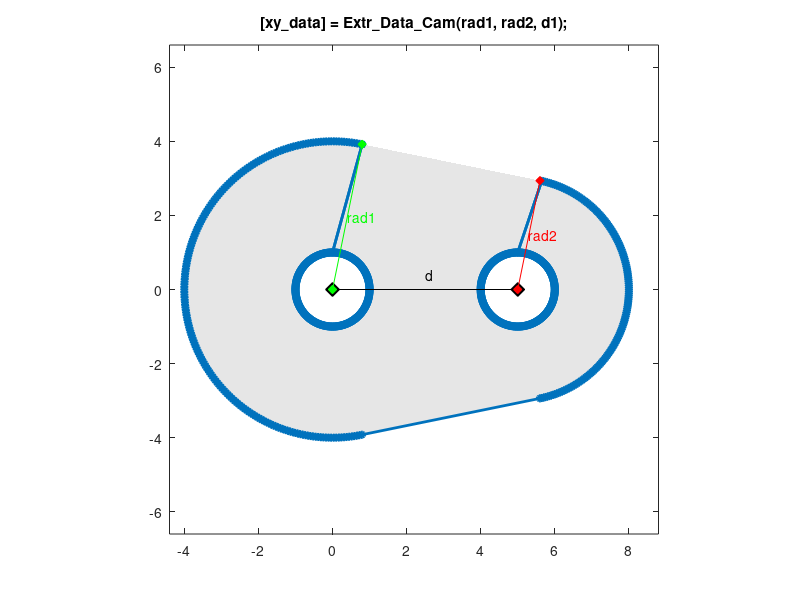

Source code (MATLAB):
function [xy_data] = Extr_Data_Cam_Circles(rad1, rad2, d, radh1, radh2, varargin)
%Extr_Data_Cam_Circles Produce extrusion data for a cam formed from two circles.
%   [xy_data] = Extr_Data_Cam_Circles(rad1, rad2, d, radh1, radh2)
%   This function returns x-y data for a cam formed from two circles
%   that are connected by lines tangent to the circles.
%
%   You can specify:
%       Radius, circle 1                       rad1
%       Radius, circle 2                       rad2
%       Distance between circle centers	d
%       Radius of hole at center of circle 1   radh1
%       Radius of hole at center of circle 2   radh2
%
%   To see a plot showing parameter values, enter the name
%   of the function with no arguments
%   >> Extr_Data_Cam_Circles
%
%   To see a plot created with your parameter values,
%   add 'plot' as the final argument
%   >> Extr_Data_Cam_Circles(4,3,5,1,0,'plot')

% Copyright 2012-2017 The MathWorks, Inc.

% Default data to show diagram
if (nargin == 0)
    rad1 = 4;
    rad2 = 3;
    d = 5;
    radh1 = 1;
    radh2 = 1; 
end

% Check if plot should be produced
if (isempty(varargin))
    showplot = 'n';
else
    showplot = varargin;
end

% Calculate angle for external tangent
theta1 = acos((rad1-rad2)/d)*180/pi;

% Start circle at 90 degrees to avoid self-intersecting polygons
theta_cir = [90:1:360+90]'*pi/180;
unit_cir = [cos(theta_cir), sin(theta_cir)];

% Calculate extrusion data
% Arc for rad1
theta_r1 = [(theta1:1:360-theta1)]'*pi/180;
unit_arc = [cos(theta_r1), sin(theta_r1)];
xy_data1 = [rad1 * unit_arc];
if(radh1>0)
    % Circle for radh1
    xy_data1 = [xy_data1(1,:);radh1 * flipud(unit_cir);xy_data1];
end

% Arc for rad2
theta_r2 = [(-theta1:1:theta1)]'*pi/180;
unit_arc = [cos(theta_r2), sin(theta_r2)];
xy_data2 = [rad2 * unit_arc]+repmat([d 0],size(unit_arc,1),1);
if(radh2>0)
    % Circle for radh2
    xy_data2 = [xy_data2;radh2 * flipud(unit_cir)+repmat([d 0],size(unit_cir,1),1);xy_data2(end,:)];
end

xy_data = [xy_data1;xy_data2];

% Plot diagram to show parameters and extrusion
if (nargin == 0 || strcmpi(showplot,'plot'))
    
    % Figure name
    figString = ['h1_' mfilename];
    % Only create a figure if no figure exists
    figExist = 0;
    fig_hExist = evalin('base',['exist(''' figString ''')']);
    if (fig_hExist)
        figExist = evalin('base',['ishandle(' figString ') && strcmp(get(' figString ', ''type''), ''figure'')']);
    end
    if ~figExist
        fig_h = figure('Name',figString);
        assignin('base',figString,fig_h);
    else
        fig_h = evalin('base',figString);
    end
    figure(fig_h)
    clf(fig_h)
    
    % Plot extrusion data
    patch(xy_data(:,1),xy_data(:,2),[1 1 1]*0.90,'EdgeColor','none');
    hold on
    plot(xy_data(:,1),xy_data(:,2),'-','Marker','o','MarkerSize',4,'LineWidth',2);
    axis('square');
    axis([-rad1 d+rad2 [-1 1]*(rad1+d+rad2)/2]*1.1);
    
    % Show parameters
    hold on
    plot([0 d],[0 0],'k-d','MarkerFaceColor','k','MarkerSize',10);
    text(d/2,0.1*max(rad1,rad2),'d');
    
    plot([d d+rad2*cos(theta1*pi/180)],[0 rad2*sin(theta1*pi/180)],'r-d','MarkerFaceColor','r');
    text(d+rad2*cos(theta1*pi/180)/2,rad2*sin(theta1*pi/180)/2,'{\color{red}rad2}');
    
    plot([0 rad1*cos(theta1*pi/180)],[0 rad1*sin(theta1*pi/180)],'g-d','MarkerFaceColor','g');
    text(rad1*cos(theta1*pi/180)/2,rad1*sin(theta1*pi/180)/2,'{\color{green}rad1}');
    
    title(['[xy\_data] = Extr\_Data\_Cam(rad1, rad2, d1);']);
    hold off
    box on
    clear xy_data
end
